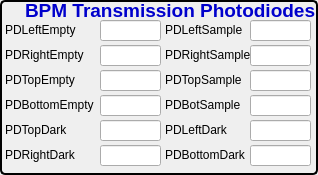
  <widget class="QGroupBox" name="groupBox_12">
   <property name="geometry">
    <rect>
     <x>420</x>
     <y>220</y>
     <width>318</width>
     <height>175</height>
    </rect>
   </property>
   <property name="styleSheet">
    <string notr="true">QGroupBox { 
     border: 2px solid black; 
     border-radius: 5px; 
 } </string>
   </property>
   <property name="title">
    <string/>
   </property>
   <widget class="QLabel" name="label_59">
    <property name="geometry">
     <rect>
      <x>25</x>
      <y>-10</y>
      <width>321</width>
      <height>41</height>
     </rect>
    </property>
    <property name="font">
     <font>
      <pointsize>14</pointsize>
      <weight>75</weight>
      <bold>true</bold>
     </font>
    </property>
    <property name="text">
     <string>&lt;html&gt;&lt;head/&gt;&lt;body&gt;&lt;p&gt;&lt;span style=&quot; color:#0000cc;&quot;&gt;BPM Transmission Photodiodes&lt;/span&gt;&lt;/p&gt;&lt;/body&gt;&lt;/html&gt;</string>
    </property>
   </widget>
   <widget class="QLabel" name="label_70">
    <property name="geometry">
     <rect>
      <x>5</x>
      <y>20</y>
      <width>91</width>
      <height>21</height>
     </rect>
    </property>
    <property name="font">
     <font>
      <pointsize>9</pointsize>
     </font>
    </property>
    <property name="text">
     <string>&lt;html&gt;&lt;head/&gt;&lt;body&gt;&lt;p&gt;PDLeftEmpty&lt;/p&gt;&lt;/body&gt;&lt;/html&gt;</string>
    </property>
   </widget>
   <widget class="QLabel" name="label_72">
    <property name="geometry">
     <rect>
      <x>5</x>
      <y>45</y>
      <width>91</width>
      <height>21</height>
     </rect>
    </property>
    <property name="font">
     <font>
      <pointsize>9</pointsize>
     </font>
    </property>
    <property name="text">
     <string>&lt;html&gt;&lt;head/&gt;&lt;body&gt;&lt;p&gt;PDRightEmpty&lt;/p&gt;&lt;/body&gt;&lt;/html&gt;</string>
    </property>
   </widget>
   <widget class="QLabel" name="label_74">
    <property name="geometry">
     <rect>
      <x>5</x>
      <y>70</y>
      <width>91</width>
      <height>21</height>
     </rect>
    </property>
    <property name="font">
     <font>
      <pointsize>9</pointsize>
     </font>
    </property>
    <property name="text">
     <string>&lt;html&gt;&lt;head/&gt;&lt;body&gt;&lt;p&gt;PDTopEmpty&lt;/p&gt;&lt;/body&gt;&lt;/html&gt;</string>
    </property>
   </widget>
   <widget class="QLabel" name="label_73">
    <property name="geometry">
     <rect>
      <x>5</x>
      <y>95</y>
      <width>101</width>
      <height>21</height>
     </rect>
    </property>
    <property name="font">
     <font>
      <pointsize>9</pointsize>
     </font>
    </property>
    <property name="text">
     <string>&lt;html&gt;&lt;head/&gt;&lt;body&gt;&lt;p&gt;PDBottomEmpty&lt;/p&gt;&lt;/body&gt;&lt;/html&gt;</string>
    </property>
   </widget>
   <widget class="QLabel" name="label_75">
    <property name="geometry">
     <rect>
      <x>5</x>
      <y>120</y>
      <width>91</width>
      <height>21</height>
     </rect>
    </property>
    <property name="font">
     <font>
      <pointsize>9</pointsize>
     </font>
    </property>
    <property name="text">
     <string>&lt;html&gt;&lt;head/&gt;&lt;body&gt;&lt;p&gt;PDTopDark&lt;/p&gt;&lt;/body&gt;&lt;/html&gt;</string>
    </property>
   </widget>
   <widget class="QLabel" name="label_71">
    <property name="geometry">
     <rect>
      <x>5</x>
      <y>145</y>
      <width>91</width>
      <height>21</height>
     </rect>
    </property>
    <property name="font">
     <font>
      <pointsize>9</pointsize>
     </font>
    </property>
    <property name="text">
     <string>&lt;html&gt;&lt;head/&gt;&lt;body&gt;&lt;p&gt;PDRightDark&lt;/p&gt;&lt;/body&gt;&lt;/html&gt;</string>
    </property>
   </widget>
   <widget class="QLabel" name="label_65">
    <property name="geometry">
     <rect>
      <x>165</x>
      <y>20</y>
      <width>91</width>
      <height>21</height>
     </rect>
    </property>
    <property name="font">
     <font>
      <pointsize>9</pointsize>
     </font>
    </property>
    <property name="text">
     <string>&lt;html&gt;&lt;head/&gt;&lt;body&gt;&lt;p&gt;PDLeftSample&lt;/p&gt;&lt;/body&gt;&lt;/html&gt;</string>
    </property>
   </widget>
   <widget class="QLabel" name="label_64">
    <property name="geometry">
     <rect>
      <x>165</x>
      <y>45</y>
      <width>91</width>
      <height>21</height>
     </rect>
    </property>
    <property name="font">
     <font>
      <pointsize>9</pointsize>
     </font>
    </property>
    <property name="text">
     <string>&lt;html&gt;&lt;head/&gt;&lt;body&gt;&lt;p&gt;PDRightSample&lt;/p&gt;&lt;/body&gt;&lt;/html&gt;</string>
    </property>
   </widget>
   <widget class="QLabel" name="label_66">
    <property name="geometry">
     <rect>
      <x>165</x>
      <y>70</y>
      <width>91</width>
      <height>21</height>
     </rect>
    </property>
    <property name="font">
     <font>
      <pointsize>9</pointsize>
     </font>
    </property>
    <property name="text">
     <string>&lt;html&gt;&lt;head/&gt;&lt;body&gt;&lt;p&gt;PDTopSample&lt;/p&gt;&lt;/body&gt;&lt;/html&gt;</string>
    </property>
   </widget>
   <widget class="QLabel" name="label_68">
    <property name="geometry">
     <rect>
      <x>165</x>
      <y>95</y>
      <width>91</width>
      <height>21</height>
     </rect>
    </property>
    <property name="font">
     <font>
      <pointsize>9</pointsize>
     </font>
    </property>
    <property name="text">
     <string>&lt;html&gt;&lt;head/&gt;&lt;body&gt;&lt;p&gt;PDBotSample&lt;/p&gt;&lt;/body&gt;&lt;/html&gt;</string>
    </property>
   </widget>
   <widget class="QLabel" name="label_67">
    <property name="geometry">
     <rect>
      <x>165</x>
      <y>120</y>
      <width>91</width>
      <height>21</height>
     </rect>
    </property>
    <property name="font">
     <font>
      <pointsize>9</pointsize>
     </font>
    </property>
    <property name="text">
     <string>&lt;html&gt;&lt;head/&gt;&lt;body&gt;&lt;p&gt;PDLeftDark&lt;/p&gt;&lt;/body&gt;&lt;/html&gt;</string>
    </property>
   </widget>
   <widget class="QLabel" name="label_69">
    <property name="geometry">
     <rect>
      <x>165</x>
      <y>145</y>
      <width>91</width>
      <height>21</height>
     </rect>
    </property>
    <property name="font">
     <font>
      <pointsize>9</pointsize>
     </font>
    </property>
    <property name="text">
     <string>&lt;html&gt;&lt;head/&gt;&lt;body&gt;&lt;p&gt;PDBottomDark&lt;/p&gt;&lt;/body&gt;&lt;/html&gt;</string>
    </property>
   </widget>
   <widget class="caTextEntry" name="catextentry_84">
    <property name="geometry">
     <rect>
      <x>100</x>
      <y>20</y>
      <width>61</width>
      <height>21</height>
     </rect>
    </property>
    <property name="channel" stdset="0">
     <string notr="true">12idcSAXS:transBPM_L_Empty.VAL</string>
    </property>
    <property name="background">
     <color>
      <red>115</red>
      <green>215</green>
      <blue>253</blue>
     </color>
    </property>
    <property name="colorMode">
     <enum>caLineEdit::Static</enum>
    </property>
   </widget>
   <widget class="caTextEntry" name="catextentry_90">
    <property name="geometry">
     <rect>
      <x>100</x>
      <y>45</y>
      <width>61</width>
      <height>21</height>
     </rect>
    </property>
    <property name="channel" stdset="0">
     <string notr="true">12idcSAXS:transBPM_R_Empty.VAL</string>
    </property>
    <property name="background">
     <color>
      <red>115</red>
      <green>215</green>
      <blue>253</blue>
     </color>
    </property>
    <property name="colorMode">
     <enum>caLineEdit::Static</enum>
    </property>
   </widget>
   <widget class="caTextEntry" name="catextentry_85">
    <property name="geometry">
     <rect>
      <x>100</x>
      <y>70</y>
      <width>61</width>
      <height>21</height>
     </rect>
    </property>
    <property name="channel" stdset="0">
     <string notr="true">12idcSAXS:transBPM_T_Empty.VAL</string>
    </property>
    <property name="background">
     <color>
      <red>115</red>
      <green>215</green>
      <blue>253</blue>
     </color>
    </property>
    <property name="colorMode">
     <enum>caLineEdit::Static</enum>
    </property>
   </widget>
   <widget class="caTextEntry" name="catextentry_89">
    <property name="geometry">
     <rect>
      <x>100</x>
      <y>95</y>
      <width>61</width>
      <height>21</height>
     </rect>
    </property>
    <property name="channel" stdset="0">
     <string notr="true">12idcSAXS:transBPM_B_Empty.VAL</string>
    </property>
    <property name="background">
     <color>
      <red>115</red>
      <green>215</green>
      <blue>253</blue>
     </color>
    </property>
    <property name="colorMode">
     <enum>caLineEdit::Static</enum>
    </property>
   </widget>
   <widget class="caTextEntry" name="catextentry_88">
    <property name="geometry">
     <rect>
      <x>100</x>
      <y>120</y>
      <width>61</width>
      <height>21</height>
     </rect>
    </property>
    <property name="channel" stdset="0">
     <string notr="true">12idcSAXS:transBPM_T_Dark.VAL</string>
    </property>
    <property name="background">
     <color>
      <red>115</red>
      <green>215</green>
      <blue>253</blue>
     </color>
    </property>
    <property name="colorMode">
     <enum>caLineEdit::Static</enum>
    </property>
   </widget>
   <widget class="caTextEntry" name="catextentry_86">
    <property name="geometry">
     <rect>
      <x>100</x>
      <y>145</y>
      <width>61</width>
      <height>21</height>
     </rect>
    </property>
    <property name="channel" stdset="0">
     <string notr="true">12idcSAXS:transBPM_R_Dark.VAL</string>
    </property>
    <property name="background">
     <color>
      <red>115</red>
      <green>215</green>
      <blue>253</blue>
     </color>
    </property>
    <property name="colorMode">
     <enum>caLineEdit::Static</enum>
    </property>
   </widget>
   <widget class="caTextEntry" name="catextentry_95">
    <property name="geometry">
     <rect>
      <x>250</x>
      <y>20</y>
      <width>61</width>
      <height>21</height>
     </rect>
    </property>
    <property name="channel" stdset="0">
     <string notr="true">12idcSAXS:transBPM_L_Spl.VAL</string>
    </property>
    <property name="background">
     <color>
      <red>115</red>
      <green>215</green>
      <blue>253</blue>
     </color>
    </property>
    <property name="colorMode">
     <enum>caLineEdit::Static</enum>
    </property>
   </widget>
   <widget class="caTextEntry" name="catextentry_92">
    <property name="geometry">
     <rect>
      <x>250</x>
      <y>45</y>
      <width>61</width>
      <height>21</height>
     </rect>
    </property>
    <property name="channel" stdset="0">
     <string notr="true">12idcSAXS:transBPM_R_Spl.VAL</string>
    </property>
    <property name="background">
     <color>
      <red>115</red>
      <green>215</green>
      <blue>253</blue>
     </color>
    </property>
    <property name="colorMode">
     <enum>caLineEdit::Static</enum>
    </property>
   </widget>
   <widget class="caTextEntry" name="catextentry_93">
    <property name="geometry">
     <rect>
      <x>250</x>
      <y>70</y>
      <width>61</width>
      <height>21</height>
     </rect>
    </property>
    <property name="channel" stdset="0">
     <string notr="true">12idcSAXS:transBPM_T_Spl.VAL</string>
    </property>
    <property name="background">
     <color>
      <red>115</red>
      <green>215</green>
      <blue>253</blue>
     </color>
    </property>
    <property name="colorMode">
     <enum>caLineEdit::Static</enum>
    </property>
   </widget>
   <widget class="caTextEntry" name="catextentry_87">
    <property name="geometry">
     <rect>
      <x>250</x>
      <y>95</y>
      <width>61</width>
      <height>21</height>
     </rect>
    </property>
    <property name="channel" stdset="0">
     <string notr="true">12idcSAXS:transBPM_B_Spl.VAL</string>
    </property>
    <property name="background">
     <color>
      <red>115</red>
      <green>215</green>
      <blue>253</blue>
     </color>
    </property>
    <property name="colorMode">
     <enum>caLineEdit::Static</enum>
    </property>
   </widget>
   <widget class="caTextEntry" name="catextentry_91">
    <property name="geometry">
     <rect>
      <x>250</x>
      <y>120</y>
      <width>61</width>
      <height>21</height>
     </rect>
    </property>
    <property name="channel" stdset="0">
     <string notr="true">12idcSAXS:transBPM_L_Dark.VAL</string>
    </property>
    <property name="background">
     <color>
      <red>115</red>
      <green>215</green>
      <blue>253</blue>
     </color>
    </property>
    <property name="colorMode">
     <enum>caLineEdit::Static</enum>
    </property>
   </widget>
   <widget class="caTextEntry" name="catextentry_94">
    <property name="geometry">
     <rect>
      <x>250</x>
      <y>145</y>
      <width>61</width>
      <height>21</height>
     </rect>
    </property>
    <property name="channel" stdset="0">
     <string notr="true">12idcSAXS:transBPM_B_Dark.VAL</string>
    </property>
    <property name="background">
     <color>
      <red>115</red>
      <green>215</green>
      <blue>253</blue>
     </color>
    </property>
    <property name="colorMode">
     <enum>caLineEdit::Static</enum>
    </property>
   </widget>
   <zorder>label_59</zorder>
   <zorder>label_70</zorder>
   <zorder>label_72</zorder>
   <zorder>label_74</zorder>
   <zorder>label_73</zorder>
   <zorder>label_75</zorder>
   <zorder>label_71</zorder>
   <zorder>label_65</zorder>
   <zorder>label_64</zorder>
   <zorder>label_66</zorder>
   <zorder>label_68</zorder>
   <zorder>label_67</zorder>
   <zorder>label_69</zorder>
   <zorder>catextentry_84</zorder>
   <zorder>catextentry_90</zorder>
   <zorder>catextentry_85</zorder>
   <zorder>catextentry_89</zorder>
   <zorder>catextentry_88</zorder>
   <zorder>catextentry_86</zorder>
   <zorder>catextentry_95</zorder>
   <zorder>catextentry_92</zorder>
   <zorder>catextentry_93</zorder>
   <zorder>catextentry_87</zorder>
   <zorder>catextentry_91</zorder>
   <zorder>catextentry_94</zorder>
   <zorder>catextentry_32</zorder>
  </widget>
